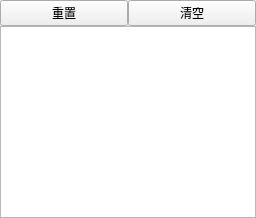
  <widget class="QDockWidget" name="dockWidgetMessage">
   <property name="autoFillBackground">
    <bool>true</bool>
   </property>
   <property name="windowTitle">
    <string>消息</string>
   </property>
   <attribute name="dockWidgetArea">
    <number>8</number>
   </attribute>
   <widget class="QWidget" name="dockWidgetContents_2">
    <layout class="QGridLayout" name="gridLayout_3">
     <property name="leftMargin">
      <number>0</number>
     </property>
     <property name="topMargin">
      <number>0</number>
     </property>
     <property name="rightMargin">
      <number>0</number>
     </property>
     <property name="bottomMargin">
      <number>0</number>
     </property>
     <property name="spacing">
      <number>0</number>
     </property>
     <item row="1" column="0" colspan="2">
      <widget class="QUndoView" name="undoView">
       <property name="autoFillBackground">
        <bool>true</bool>
       </property>
       <property name="emptyLabel">
        <string>空[null]</string>
       </property>
      </widget>
     </item>
     <item row="0" column="0">
      <widget class="QPushButton" name="pushButtonResetUndo">
       <property name="text">
        <string>重置</string>
       </property>
      </widget>
     </item>
     <item row="0" column="1">
      <widget class="QPushButton" name="pushButtonClearUndo">
       <property name="text">
        <string>清空</string>
       </property>
      </widget>
     </item>
    </layout>
   </widget>
  </widget>
